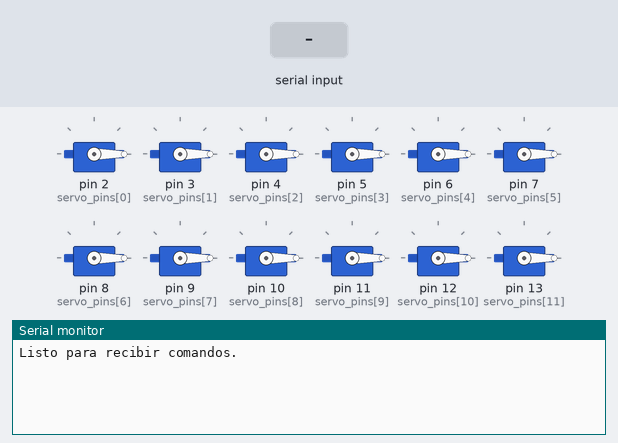
Recording of a sketch running on a simulated Arduino Mega 2560, built with avr-gcc and run on an emulated ATmega2560. Parts: 12 × servo, the last lines printed to the serial monitor. Inputs (shaded band) come from the test bench.

Above: at 2.2 s.
2.3 s: "90,45\n" received over Serial
At 3.0 s:
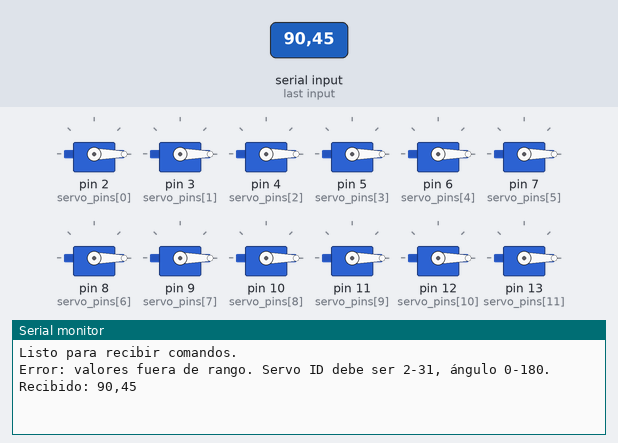
3.8 s: "30,150\n" received over Serial
At 4.1 s:
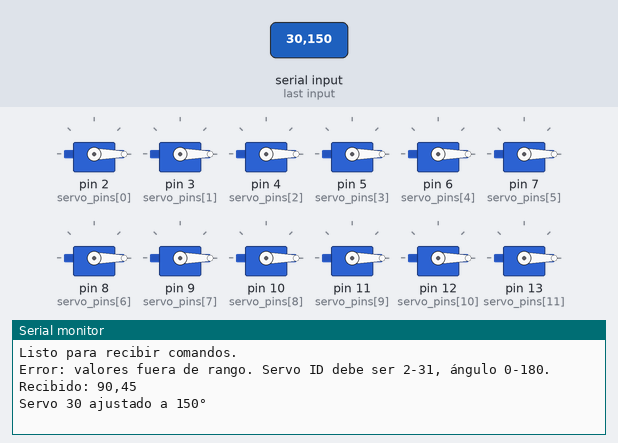
5.3 s: "5\n" received over Serial
At 6.3 s:
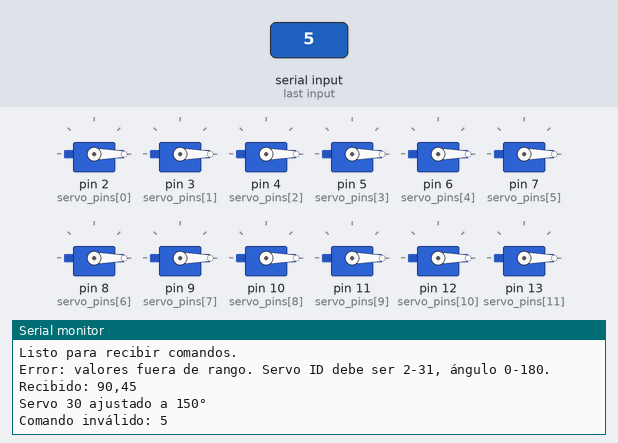

Measured:
- after the input at 2.3 s, the serial monitor: prints a new line at once (image 1)
- after the input at 3.8 s, the serial monitor: prints a new line at once (image 2)
- after the input at 5.3 s, the serial monitor: prints a new line at once (image 3)

The sketch:

Codigo_arduino.ino
```cpp
#include <Servo.h>

Servo servos[30];  // Array para 30 servos
int servo_pins[30] = {2, 3, 4, 5, 6, 7, 8, 9, 10, 11, 12, 13, 22, 23, 24, 25, 26, 27, 28, 29, 30, 31, 32, 33, 34, 35, 36, 37, 38, 39};

// Variables para watchdog y sistema de timeout
unsigned long lastCommandTime = 0;
const unsigned long WATCHDOG_TIMEOUT = 10000; // 10 segundos

void setup() {
    Serial.begin(9600);  // Inicializar comunicación serial
    Serial.setTimeout(50); // Reducir el timeout de lectura a 50ms
    delay(1000);  // Esperar 1 segundo para inicializar - reducido de 2s

    // Asociar los pines con los servos
    for (int i = 0; i < 30; i++) {
        servos[i].attach(servo_pins[i]);
        servos[i].write(0);  // Inicializar servos en 90°
    }

    Serial.println("Listo para recibir comandos.");
    lastCommandTime = millis();
}

void loop() {
    // Implementar un watchdog básico
    if (millis() - lastCommandTime > WATCHDOG_TIMEOUT) {
        // Reiniciar comunicación serial si hay un largo periodo sin comandos
        Serial.end();
        delay(100);
        Serial.begin(9600);
        Serial.setTimeout(50);
        Serial.println("Comunicación reiniciada por watchdog");
        lastCommandTime = millis();
    }

    if (Serial.available() > 0) {
        String command = Serial.readStringUntil('\n');  // Leer comando
        command.trim();
        lastCommandTime = millis(); // Actualizar tiempo del último comando

        // Procesar comando de inmediato
        int commaIndex = command.indexOf(',');  // Buscar la coma que separa los valores
        if (commaIndex > 0) {
            int servo_id = command.substring(0, commaIndex).toInt();
            int angle = command.substring(commaIndex + 1).toInt();

            if (servo_id >= 2 && servo_id <= 31 && angle >= 0 && angle <= 180) {
                int servo_index = servo_id - 2;  // Convertir pin a índice en array

                // Verificar que el servo existe antes de intentar moverlo
                if (servo_index >= 0 && servo_index < 30) {
                    servos[servo_index].write(angle);
                    Serial.print("Servo ");
                    Serial.print(servo_id);
                    Serial.print(" ajustado a ");
                    Serial.print(angle);
                    Serial.println("°");
                } else {
                    Serial.print("Error: índice de servo fuera de rango: ");
                    Serial.println(servo_index);
                }
            } else {
                Serial.print("Error: valores fuera de rango. Servo ID debe ser 2-31, ángulo 0-180. Recibido: ");
                Serial.print(servo_id);
                Serial.print(",");
                Serial.println(angle);
            }
        } else {
            Serial.print("Comando inválido: ");
            Serial.println(command);
        }

        // Limpiar buffer serial de entrada
        while (Serial.available() > 0) {
            Serial.read();
        }
    }
}
```
